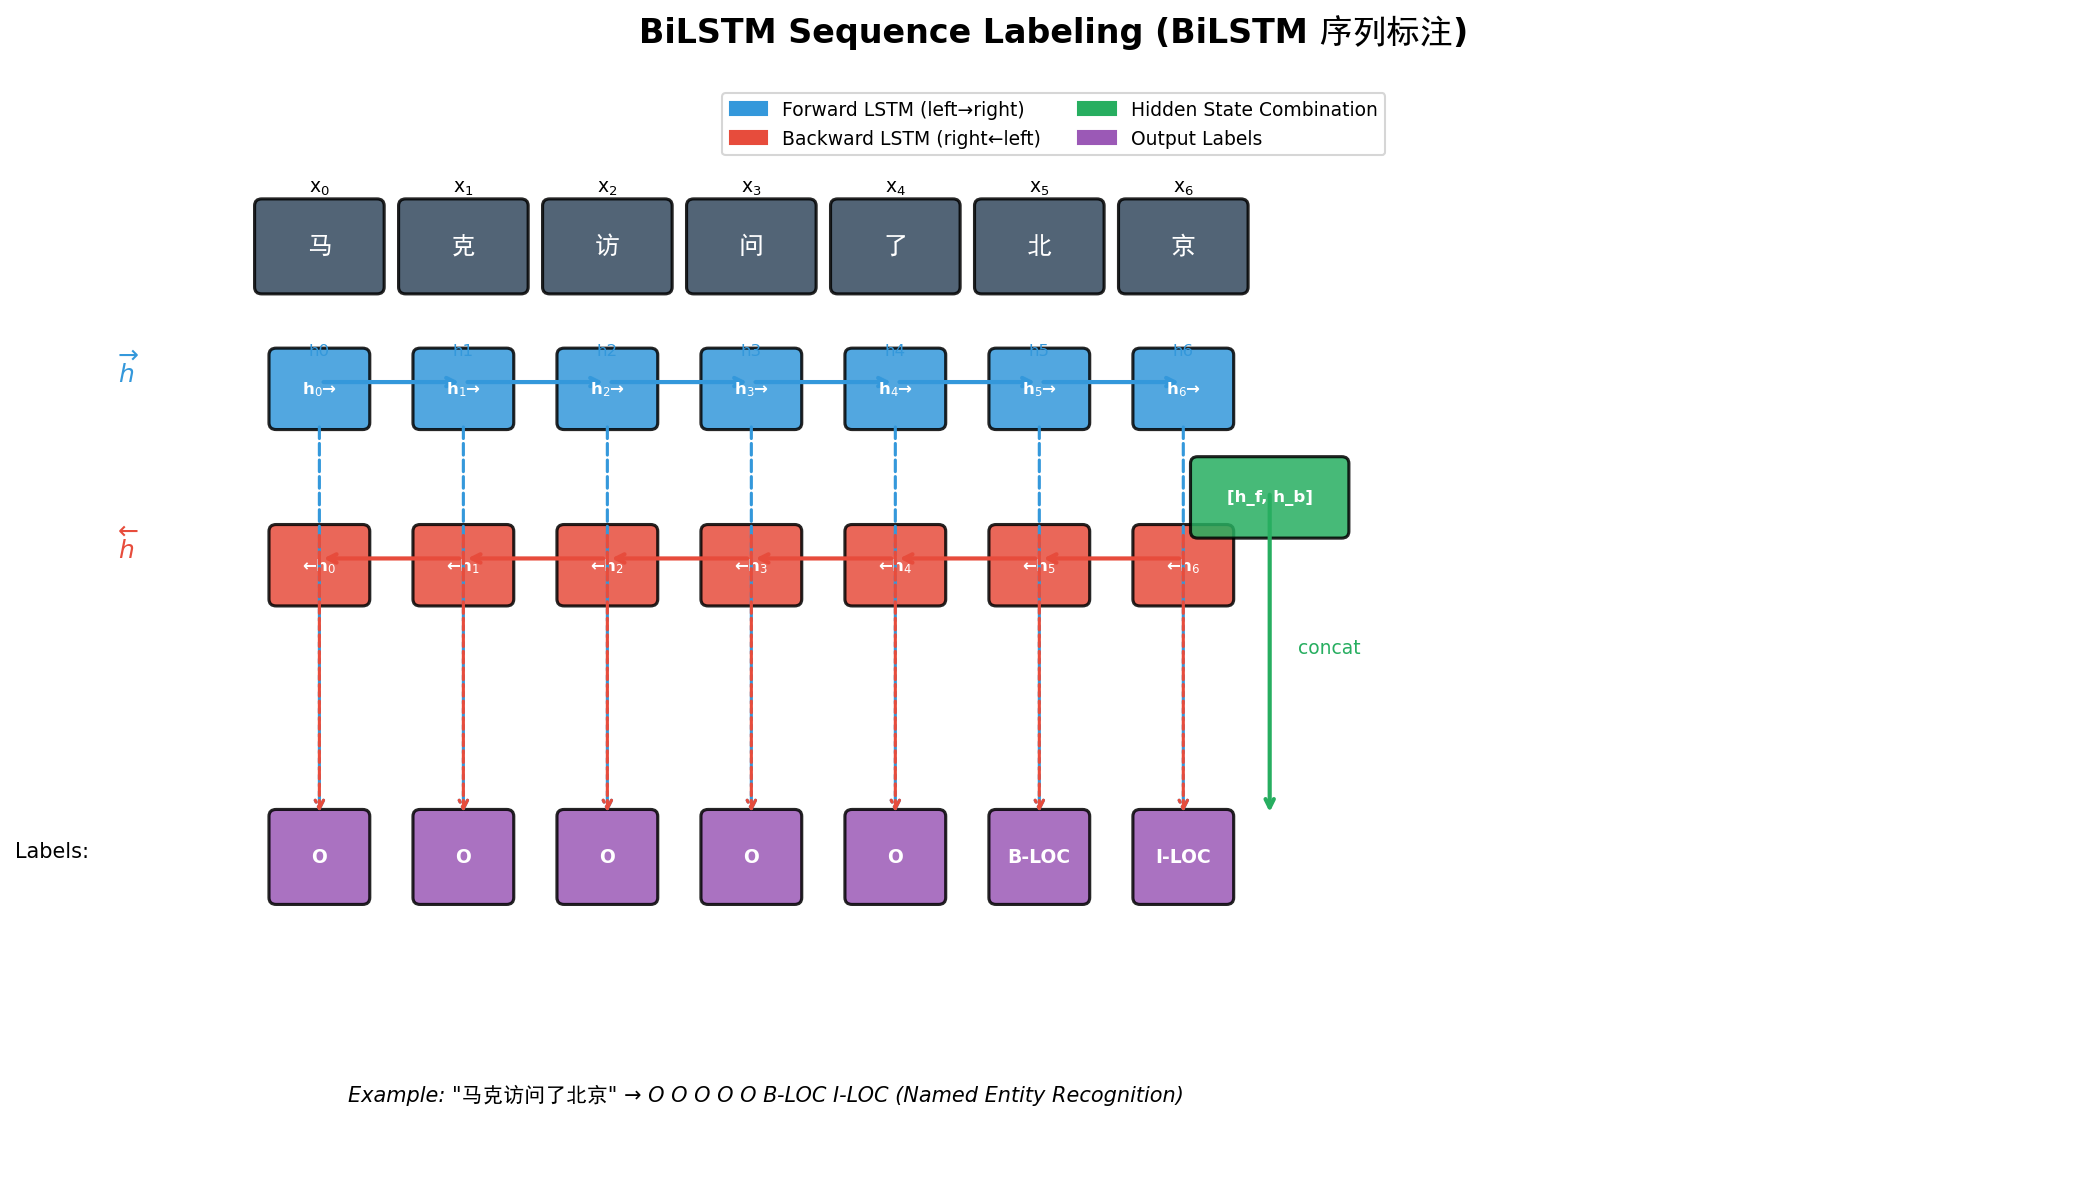

Generate this figure with Python:
"""
图2: BiLSTM 序列标注示意图
展示双向LSTM如何同时利用前向和后向上下文进行序列标注
"""
import matplotlib.pyplot as plt
import matplotlib.patches as mpatches
from matplotlib.patches import FancyBboxPatch
import numpy as np
from pathlib import Path

plt.rcParams['font.family'] = ['DejaVu Sans', 'SimHei', 'sans-serif']
plt.rcParams['axes.unicode_minus'] = False

fig, ax = plt.subplots(1, 1, figsize=(14, 8))
ax.set_xlim(0, 14)
ax.set_ylim(0, 8)
ax.axis('off')
ax.set_title("BiLSTM Sequence Labeling (BiLSTM 序列标注)", fontsize=16, fontweight='bold', pad=20)

# Colors
color_fwd = '#3498DB'   # Blue for forward
color_bwd = '#E74C3C'    # Red for backward
color_combine = '#27AE60'  # Green for combined
color_label = '#9B59B6'  # Purple for labels

def draw_box(ax, x, y, w, h, text, color, fontsize=10):
    box = FancyBboxPatch((x, y), w, h, boxstyle="round,pad=0.05",
                         facecolor=color, edgecolor='black', linewidth=1.5, alpha=0.85)
    ax.add_patch(box)
    ax.text(x + w/2, y + h/2, text, ha='center', va='center',
            fontsize=fontsize, fontweight='bold', color='white')

def draw_arrow(ax, start, end, color='#7F8C8D', lw=2):
    ax.annotate('', xy=end, xytext=start,
                arrowprops=dict(arrowstyle='->', color=color, lw=lw))

# Input sequence - characters
input_chars = ['马', '克', '访', '问', '了', '北', '京']
input_x_start = 1.5
box_w = 0.8
spacing = 1.0

for i, char in enumerate(input_chars):
    x = input_x_start + i * spacing
    draw_box(ax, x, 6.5, box_w, 0.6, char, '#34495E', 12)
    ax.text(x + box_w/2, 7.2, f'x$_{i}$', ha='center', fontsize=9)

# Forward LSTM arrows
for i in range(len(input_chars) - 1):
    x1 = input_x_start + i * spacing + box_w/2
    x2 = input_x_start + (i + 1) * spacing + box_w/2
    ax.annotate('', xy=(x2, 5.8), xytext=(x1, 5.8),
                arrowprops=dict(arrowstyle='->', color=color_fwd, lw=2))

# Backward LSTM arrows (reversed)
for i in range(len(input_chars) - 1):
    x1 = input_x_start + (len(input_chars) - 1 - i) * spacing + box_w/2
    x2 = input_x_start + (len(input_chars) - 2 - i) * spacing + box_w/2
    ax.annotate('', xy=(x2, 4.5), xytext=(x1, 4.5),
                arrowprops=dict(arrowstyle='->', color=color_bwd, lw=2))

# Forward hidden states
ax.text(0.5, 5.8, r'$\overrightarrow{h}$', fontsize=12, color=color_fwd)
ax.text(0.5, 4.5, r'$\overleftarrow{h}$', fontsize=12, color=color_bwd)

for i in range(len(input_chars)):
    x = input_x_start + i * spacing
    # Forward h
    ax.text(x + box_w/2, 5.8 + 0.2, f'h{i}', ha='center', fontsize=8, color=color_fwd)
    draw_box(ax, x + 0.1, 5.5, box_w - 0.2, 0.5, f'h$_{i}$→', color_fwd, 8)
    # Backward h
    draw_box(ax, x + 0.1, 4.2, box_w - 0.2, 0.5, f'←h$_{i}$', color_bwd, 8)

# Labels
label_chars = ['O', 'O', 'O', 'O', 'O', 'B-LOC', 'I-LOC']
for i, label in enumerate(label_chars):
    x = input_x_start + i * spacing
    draw_box(ax, x + 0.1, 2.0, box_w - 0.2, 0.6, label, color_label, 9)

# Combined vectors to labels
for i in range(len(input_chars)):
    x = input_x_start + i * spacing + box_w/2
    # Forward to label
    ax.annotate('', xy=(x, 2.6), xytext=(x, 5.5),
                arrowprops=dict(arrowstyle='->', color=color_fwd, lw=1.5, linestyle='dashed'))
    # Backward to label
    ax.annotate('', xy=(x, 2.6), xytext=(x, 4.7),
                arrowprops=dict(arrowstyle='->', color=color_bwd, lw=1.5, linestyle='dashed'))

# Combination arrow
ax.annotate('', xy=(8.5, 2.6), xytext=(8.5, 5.0),
            arrowprops=dict(arrowstyle='->', color=color_combine, lw=2))
ax.text(8.7, 3.8, 'concat', fontsize=9, color=color_combine)

# Combined state
draw_box(ax, 8, 4.7, 1, 0.5, r'[h_f, h_b]', color_combine, 8)

# Labels row label
ax.text(0.3, 2.3, 'Labels:', fontsize=10, ha='right')

# Example sentence
ax.text(5, 0.5, 'Example: "马克访问了北京" → O O O O O B-LOC I-LOC (Named Entity Recognition)',
         ha='center', fontsize=10, style='italic')

# Legend
legend_elements = [
    mpatches.Patch(color=color_fwd, label='Forward LSTM (left→right)'),
    mpatches.Patch(color=color_bwd, label='Backward LSTM (right←left)'),
    mpatches.Patch(color=color_combine, label='Hidden State Combination'),
    mpatches.Patch(color=color_label, label='Output Labels'),
]
ax.legend(handles=legend_elements, loc='upper center', ncol=2, fontsize=9)

plt.tight_layout()
plt.savefig(Path(__file__).resolve().parent / 'fig2_bilstm_sequence_labeling.png', dpi=150, bbox_inches='tight')
plt.close()
print("fig2_bilstm_sequence_labeling.png saved.")
